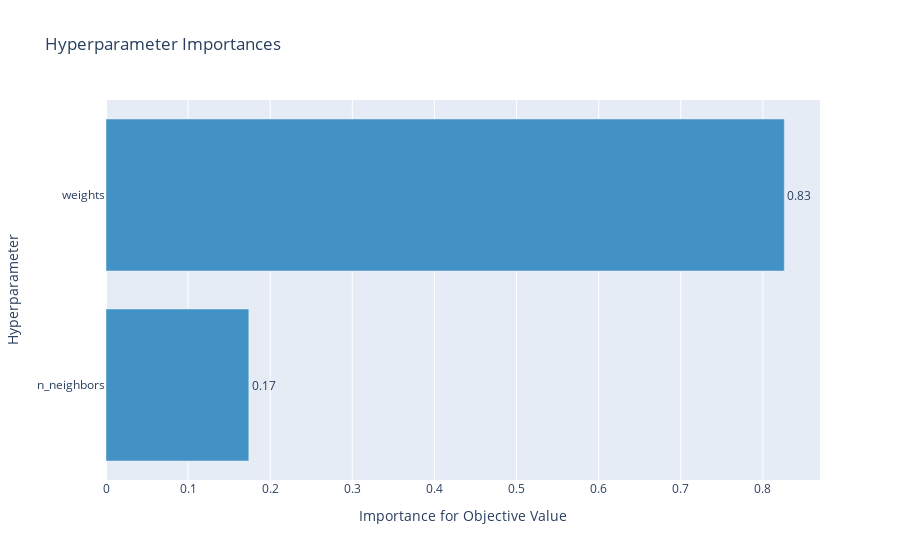

The code cell stored with this chart in its notebook:
### Code cell
fig = optuna.visualization.plot_param_importances(study)
fig.show()

### Figure 1 — Plotly figure (JSON) as saved in the notebook; plotly's stock layout.template omitted (floating-point values rounded to 4 significant figures)
{"data": [{"cliponaxis": false, "hovertemplate": ["n_neighbors (IntLogUniformDistribution): 0.17392503137326876<extra></extra>", "weights (CategoricalDistribution): 0.8260749686267314<extra></extra>"], "marker": {"color": "rgb(66,146,198)"}, "orientation": "h", "text": ["0.17392503137326876", "0.8260749686267314"], "textposition": "outside", "texttemplate": "%{text:.2f}", "type": "bar", "x": [0.1739, 0.8261], "y": ["n_neighbors", "weights"]}], "layout": {"showlegend": false, "title": {"text": "Hyperparameter Importances"}, "xaxis": {"title": {"text": "Importance for Objective Value"}}, "yaxis": {"title": {"text": "Hyperparameter"}}}}
